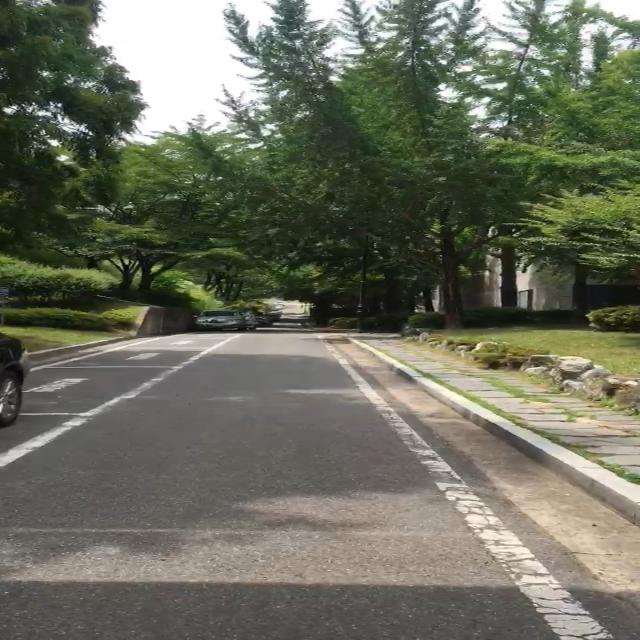
#> input picture train/images/KakaoTalk_20230625_160907610_mp4-103_jpg.rf.df4ef468d8c8d138fe9e16fe3cd2785f.jpg, 640 x 640 px, found by its file name; its folder holds only this picture in this run
$ python Objectdetection.py
#> lines starting #> are read from the running program, lines starting #| are printed output that depends on the picture; after the words box and inside, x2 and y2 are one past the last pixel; in counts of white or black regions, pixels touching at a corner belong together
#> further down, image is the input picture: shape (640, 640, 3); mean B, G, R 93.9, 109.5, 106.9
import cv2
import os
import matplotlib.pyplot as plt

# Load the image and labels
image_directory = 'C:\\Users\\Lenovo\\Desktop\\ti\\train\\images\\'
labels_directory = 'C:\\Users\\Lenovo\\Desktop\\ti\\train\\labels\\'

def read_labels(file_path):
    with open(file_path, 'r') as file:
        lines = file.readlines()
        labels = []
        for line in lines:
            label = line.strip().split(' ')
            labels.append(label)
        return labels

def preprocess_image(image):
    # Convert the image to grayscale
    gray_image = cv2.cvtColor(image, cv2.COLOR_BGR2GRAY)
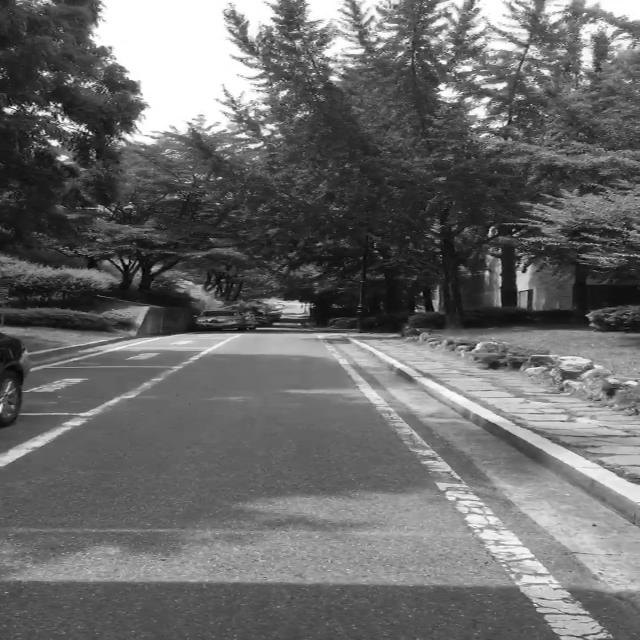
#> gray_image: shape (640, 640); min 1, max 255, mean 106.9

    # Apply Gaussian blur to reduce noise
    blurred_image = cv2.GaussianBlur(gray_image, (5, 5), 0)

    # Equalize histogram to improve contrast
    equalized_image = cv2.equalizeHist(blurred_image)
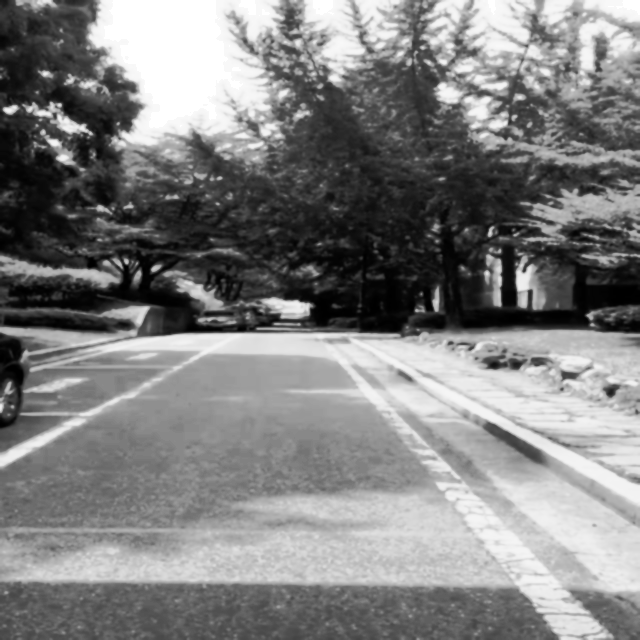
#> equalized_image: shape (640, 640); min 0, max 255, mean 128.3

    return equalized_image

def detect_contours(image):
    # Detect contours using a combination of thresholding and morphology
    _, thresh = cv2.threshold(image, 0, 255, cv2.THRESH_BINARY + cv2.THRESH_OTSU)
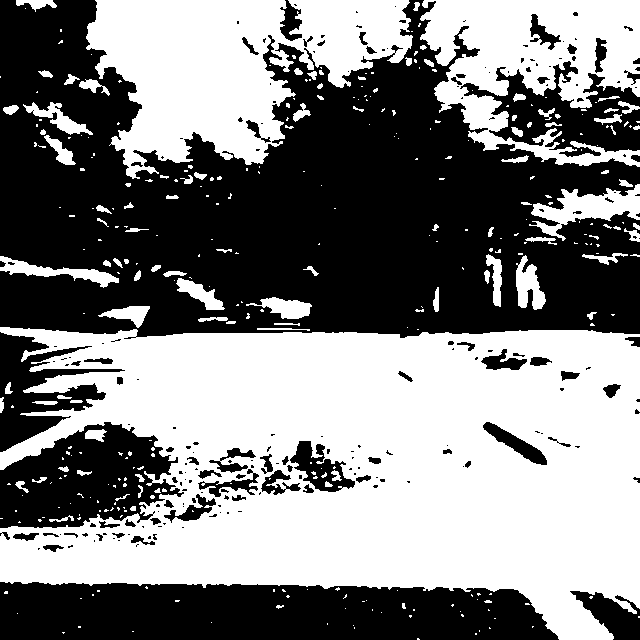
#> thresh: shape (640, 640); 50.6% white; 208 black regions (135 under 20 px), largest, box (x1, y1, x2, y2) and area: (0, 0, 640, 339) 135970, (0, 582, 559, 640) 28964, (0, 422, 184, 528) 12375
    kernel = cv2.getStructuringElement(cv2.MORPH_RECT, (5, 5))
    morphed = cv2.morphologyEx(thresh, cv2.MORPH_CLOSE, kernel)
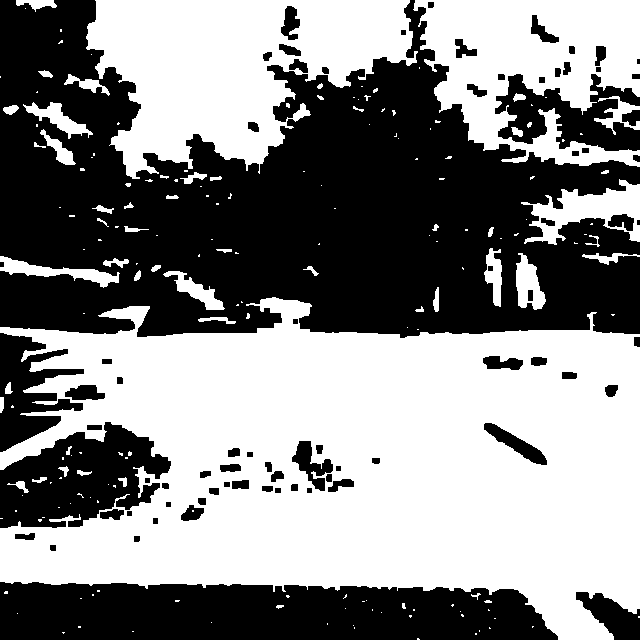
#> morphed: shape (640, 640); 53% white; 77 black regions (2 under 20 px)
    contours, _ = cv2.findContours(morphed, cv2.RETR_EXTERNAL, cv2.CHAIN_APPROX_SIMPLE)
#> contours = 181 contours, 141 with area under 20; largest, box (x1, y1, x2, y2) and area: (0, 297, 640, 640) 149580, (86, 0, 418, 179) 35372, (413, 0, 640, 167) 23441, (521, 179, 640, 245) 3560, (0, 256, 120, 288) 1085
    return contours

def is_contour_inside_labels(contour, labels):
    # Get the bounding box of the contour
    x, y, w, h = cv2.boundingRect(contour)
    contour_area = cv2.contourArea(contour)

    # Iterate through each label and check if the contour is inside
    for label in labels:
        label_x_min = float(label[1])
        label_y_min = float(label[2])
        label_x_max = float(label[3])
        label_y_max = float(label[4])

        # Calculate the intersection area between the contour and the label
        intersection_area = max(0, min(x + w, label_x_max) - max(x, label_x_min)) * max(0,
                                                                                        min(y + h, label_y_max) - max(y,
                                                                                                                      label_y_min))

        # Calculate the ratio of intersection area to contour area
        intersection_ratio = intersection_area / contour_area

        # If the intersection ratio is above a threshold, consider the contour inside the label
        if intersection_ratio > 0.5:  # You may adjust this threshold based on your requirements
            return True

    return True

def draw_rectangles(image, contours):
    # Make a copy of the original image
    image_with_rectangles = image.copy()

    # Iterate through each contour and draw a rectangle around it
    for contour in contours:
        x, y, w, h = cv2.boundingRect(contour)
        cv2.rectangle(image_with_rectangles, (x, y), (x + w, y + h), (0, 255, 0), 2)

    return image_with_rectangles

for filename in os.listdir(image_directory):
    if filename.endswith('.jpg') or filename.endswith('.png'):
        # Load the image
        image_path = os.path.join(image_directory, filename)
        image = cv2.imread(image_path)

        # Preprocess the image
        preprocessed_image = preprocess_image(image)

        # Detect contours
        contours = detect_contours(preprocessed_image)

        # Read labels
        labels_path = os.path.join(labels_directory, filename.replace('.jpg', '.txt').replace('.png', '.txt'))
#> (the run stopped early here; a loop or call above may not have finished)

$ run again, on train/images/KakaoTalk_20230625_160907610_mp4-89_jpg.rf.ad0e34a4d61d13dc380615e7945726a2.jpg
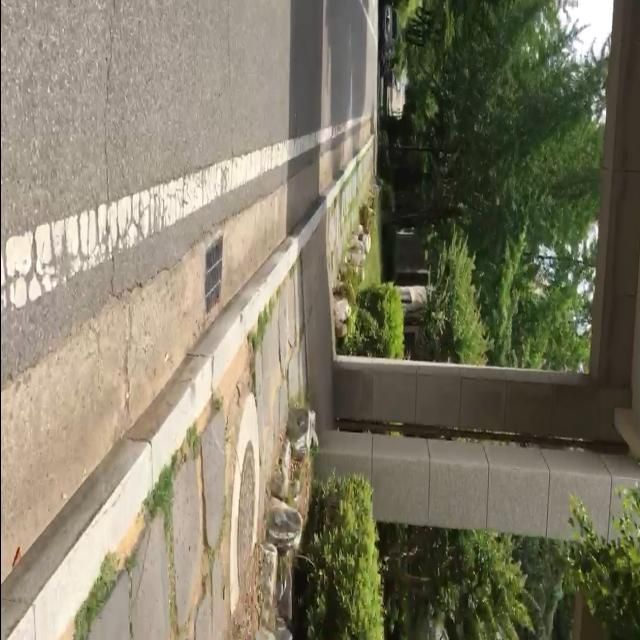
#> input picture train/images/KakaoTalk_20230625_160907610_mp4-89_jpg.rf.ad0e34a4d61d13dc380615e7945726a2.jpg, 640 x 640 px, found by its file name
#> image is the input picture: shape (640, 640, 3); mean B, G, R 102.3, 123.1, 128
#> in detect_contours, `_, thresh = cv2.threshold(image, 0, 255, cv2.THRESH_BINARY + cv2.THRES..`:
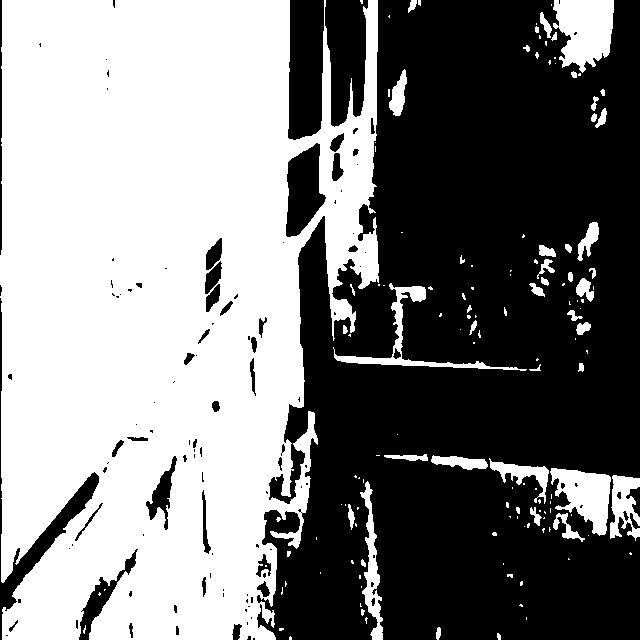
#> thresh: shape (640, 640); 49.9% white; 142 white regions (95 under 20 px), largest, box (x1, y1, x2, y2) and area: (0, 0, 379, 640) 188887, (553, 0, 614, 73) 3255, (550, 468, 611, 536) 2388
#> in detect_contours, `morphed = cv2.morphologyEx(thresh, cv2.MORPH_CLOSE, kernel)`:
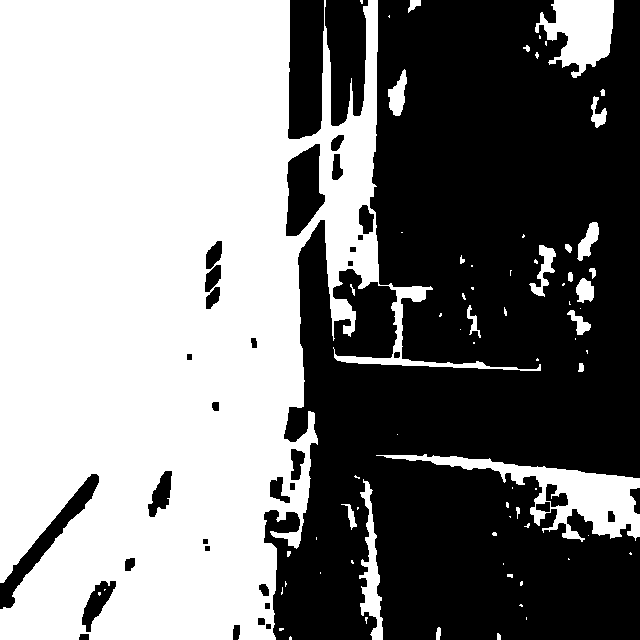
#> morphed: shape (640, 640); 51.3% white; 36 black regions
#> in detect_contours, `contours, _ = cv2.findContours(morphed, cv2.RETR_EXTERNAL, cv2.CHAIN_A..`: contours = 72 contours, 54 with area under 20; largest, box (x1, y1, x2, y2) and area: (0, 0, 541, 640) 199088, (376, 454, 640, 542) 6479, (535, 0, 614, 78) 3550, (359, 479, 383, 640) 1388, (388, 69, 407, 116) 458

$ run again, on train/images/KakaoTalk_20230625_160907610_mp4-91_jpg.rf.49223e3afdda1294bffe7459a31e2f45.jpg
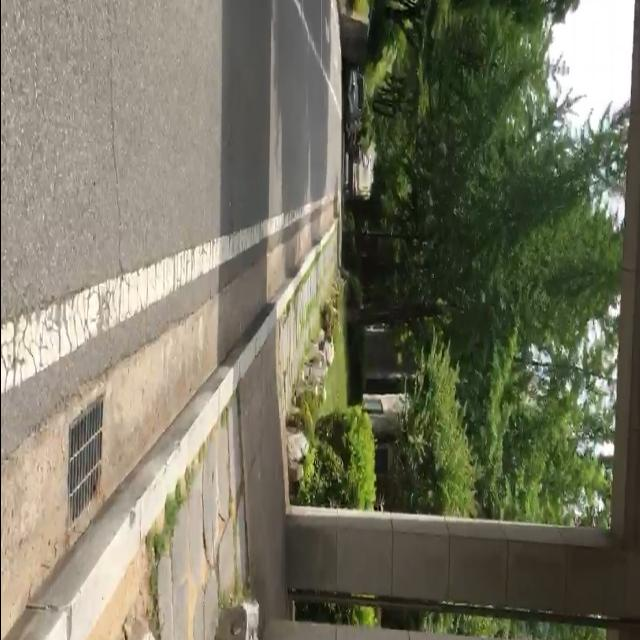
#> input picture train/images/KakaoTalk_20230625_160907610_mp4-91_jpg.rf.49223e3afdda1294bffe7459a31e2f45.jpg, 640 x 640 px, found by its file name
#> image is the input picture: shape (640, 640, 3); mean B, G, R 97.9, 117.5, 118.8
#> in detect_contours, `_, thresh = cv2.threshold(image, 0, 255, cv2.THRESH_BINARY + cv2.THRES..`:
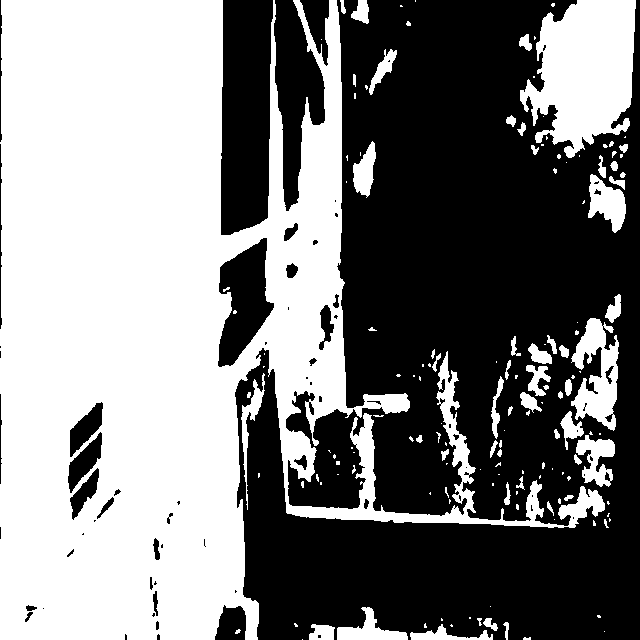
#> thresh: shape (640, 640); 49.7% white; 151 white regions (93 under 20 px), largest, box (x1, y1, x2, y2) and area: (0, 0, 605, 640) 177173, (520, 0, 636, 158) 12392, (571, 318, 619, 431) 3016
#> in detect_contours, `morphed = cv2.morphologyEx(thresh, cv2.MORPH_CLOSE, kernel)`:
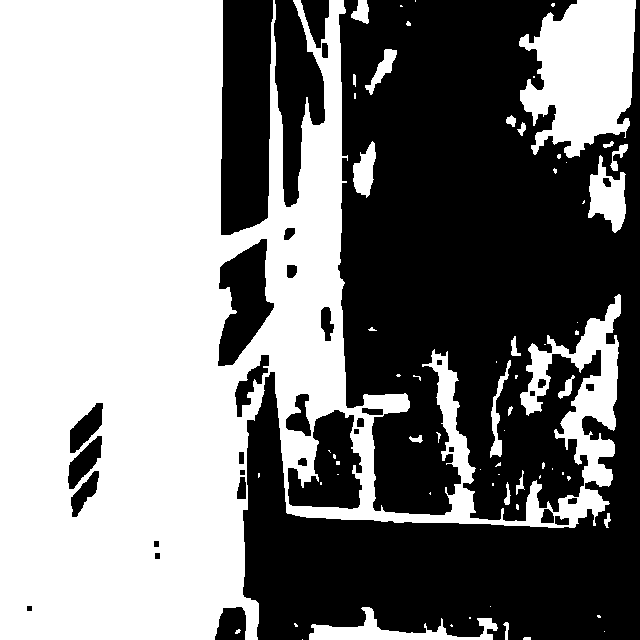
#> morphed: shape (640, 640); 51% white; 35 black regions
#> in detect_contours, `contours, _ = cv2.findContours(morphed, cv2.RETR_EXTERNAL, cv2.CHAIN_A..`: contours = 62 contours, 42 with area under 20; largest, box (x1, y1, x2, y2) and area: (0, 0, 621, 640) 199902, (519, 0, 636, 158) 12631, (309, 607, 498, 640) 1898, (588, 155, 626, 233) 1601, (353, 141, 376, 198) 729

$ run again, on train/images/KakaoTalk_20230625_160907610_mp4-94_jpg.rf.243d6c21b0f29a886abd9e97680be1f1.jpg
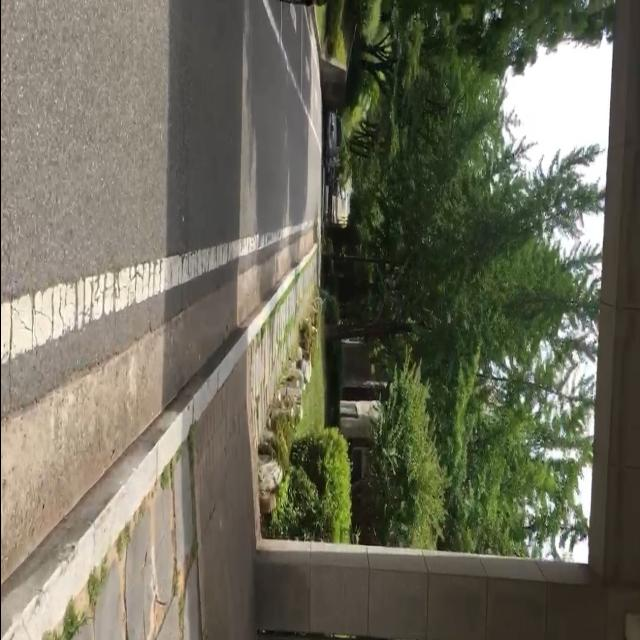
#> input picture train/images/KakaoTalk_20230625_160907610_mp4-94_jpg.rf.243d6c21b0f29a886abd9e97680be1f1.jpg, 640 x 640 px, found by its file name
#> image is the input picture: shape (640, 640, 3); mean B, G, R 91.6, 108.5, 109.7
#> in detect_contours, `_, thresh = cv2.threshold(image, 0, 255, cv2.THRESH_BINARY + cv2.THRES..`:
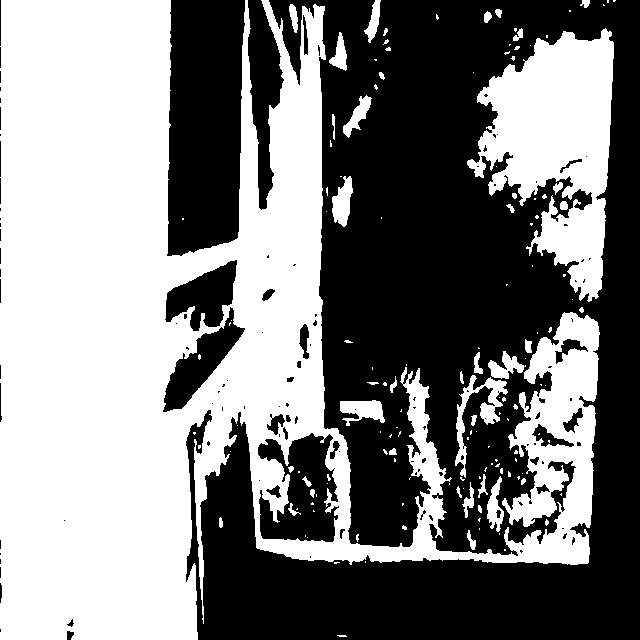
#> thresh: shape (640, 640); 50.1% white; 117 black regions (82 under 20 px), largest, box (x1, y1, x2, y2) and area: (186, 0, 640, 640) 168460, (167, 0, 245, 256) 17812, (258, 433, 339, 542) 5617
#> in detect_contours, `morphed = cv2.morphologyEx(thresh, cv2.MORPH_CLOSE, kernel)`:
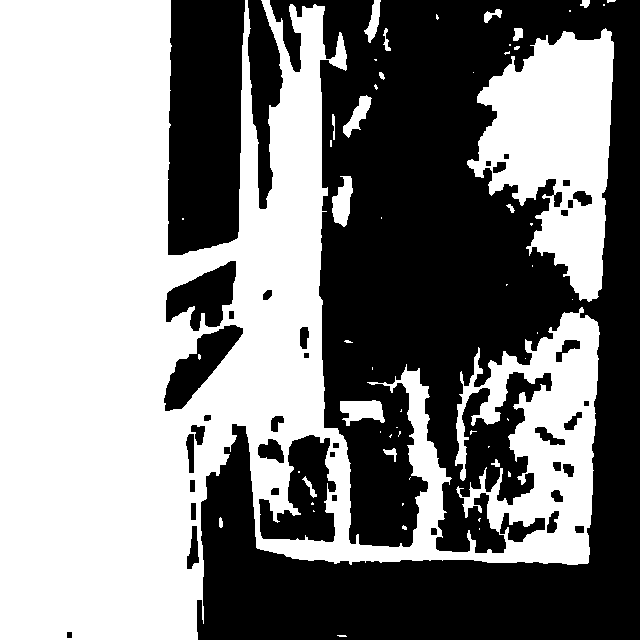
#> morphed: shape (640, 640); 51.5% white; 41 black regions
#> in detect_contours, `contours, _ = cv2.findContours(morphed, cv2.RETR_EXTERNAL, cv2.CHAIN_A..`: contours = 52 contours, 36 with area under 20; largest, box (x1, y1, x2, y2) and area: (0, 0, 600, 640) 196063, (467, 28, 614, 302) 22962, (340, 400, 385, 426) 712, (332, 176, 353, 227) 625, (343, 95, 372, 138) 433

$ run again, on train/images/KakaoTalk_20230625_160907610_mp4-104_jpg.rf.3ef7dcbca68284d42a08f79948e1d562.jpg
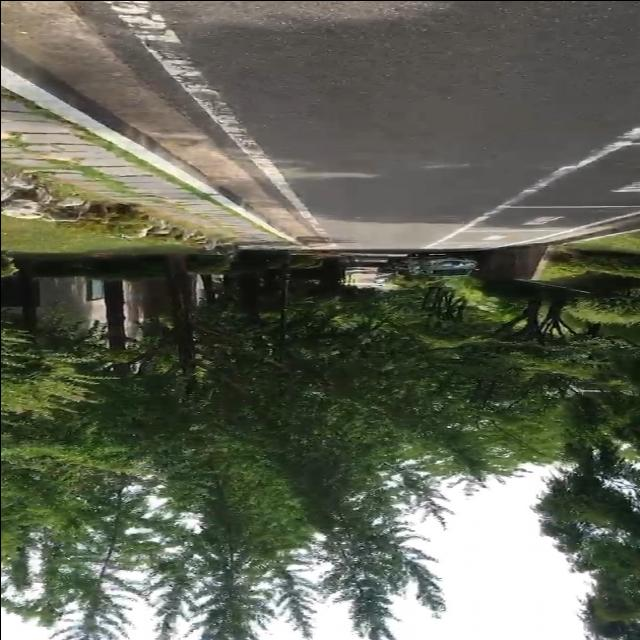
#> input picture train/images/KakaoTalk_20230625_160907610_mp4-104_jpg.rf.3ef7dcbca68284d42a08f79948e1d562.jpg, 640 x 640 px, found by its file name
#> image is the input picture: shape (640, 640, 3); mean B, G, R 86.7, 101.2, 97.5
#> thresh: shape (640, 640); 51.7% white; 173 black regions (114 under 20 px), largest, box (x1, y1, x2, y2) and area: (0, 228, 640, 640) 148634, (234, 0, 640, 141) 30210, (0, 454, 175, 562) 7132
#> in detect_contours, `morphed = cv2.morphologyEx(thresh, cv2.MORPH_CLOSE, kernel)`:
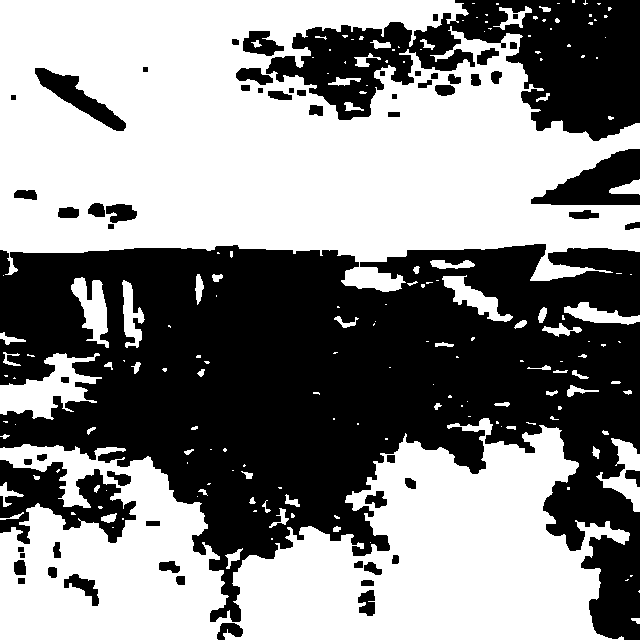
#> morphed: shape (640, 640); 54% white; 61 black regions
#> in detect_contours, `contours, _ = cv2.findContours(morphed, cv2.RETR_EXTERNAL, cv2.CHAIN_A..`: contours = 178 contours, 128 with area under 20; largest, box (x1, y1, x2, y2) and area: (0, 0, 640, 292) 129345, (0, 418, 630, 640) 82734, (0, 353, 102, 420) 2974, (71, 277, 109, 348) 1240, (596, 438, 640, 512) 1157
